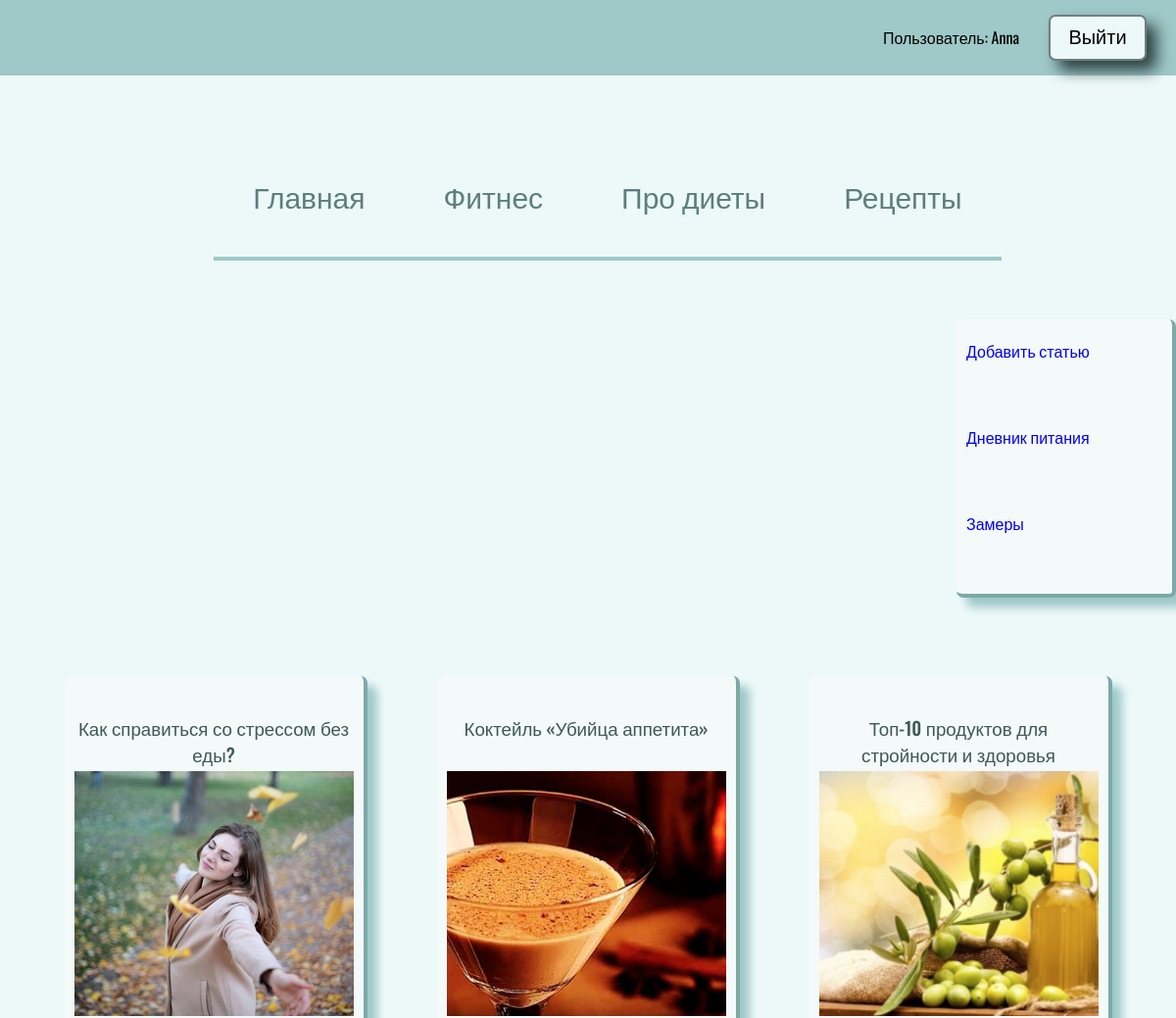
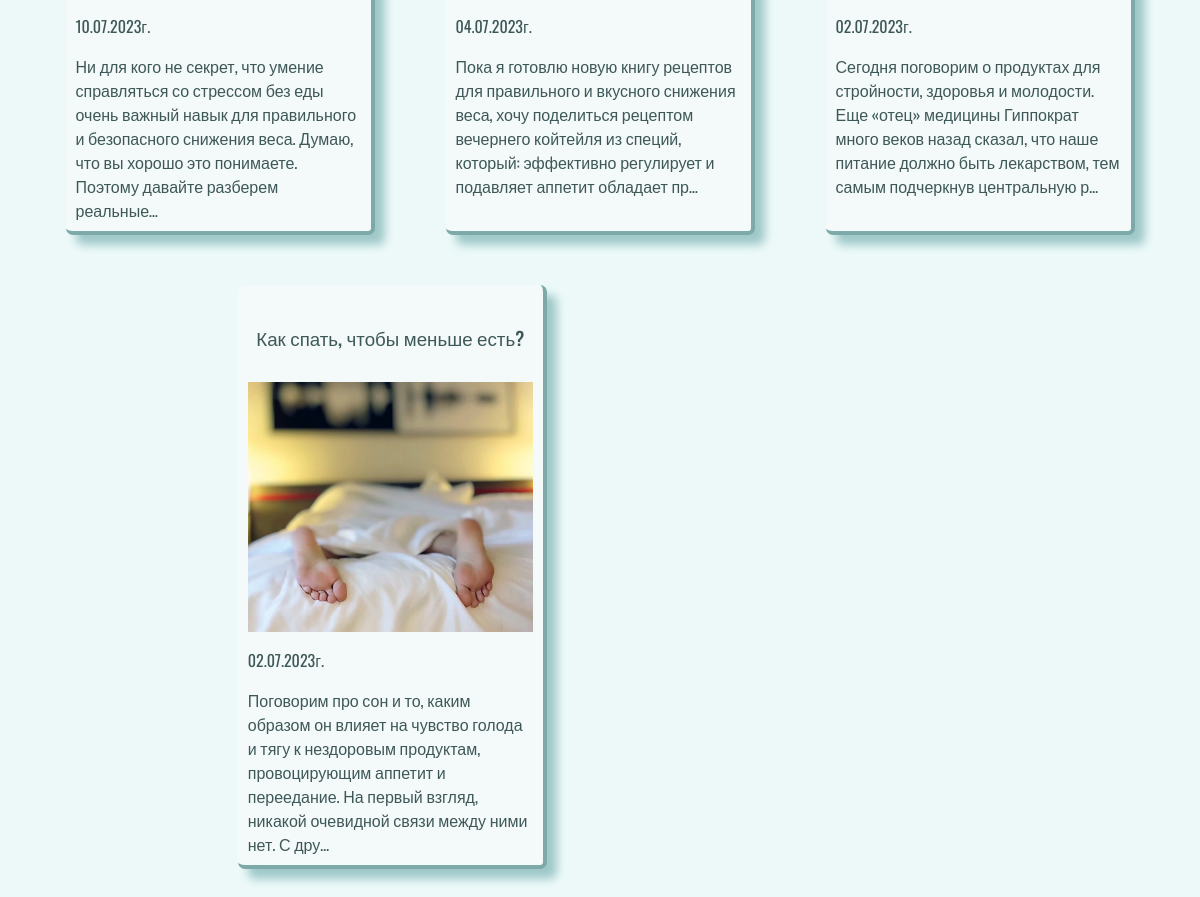
The app's page / (signed in) with its own data (2 pictures, top to bottom).
### food/models.py (models this page shows, shortened)
class Articles(models.Model):
    title = models.CharField(max_length=200)
    topics = models.ManyToManyField(Topic, blank=True)
    image = models.ImageField(upload_to='media/articles/', default='default.jpg')
    description = models.TextField()
    date = models.DateTimeField(auto_now_add=True)

### food/views.py (the view)
# urls.py: path('', views.index, name='index'),
def index(request):
    articles = Articles.objects.order_by("-date")
    context = {
        'articles': articles,
    }
    return render(request, 'food/index.html', context)

### food/templates/food/index.html (shortened to what this page needs)
{% extends 'food/base.html' %}
{% load static %}
{% block content %}
<div class="container">
{% for article in articles %}
    <div class="article"><a href="{% url 'detail' article.id %}" target="_blank">
        <h3>{{ article.title }}</h3>
        <div><img src="{{ article.image.url }}" alt=""></div>
        <p>{{ article.date | date:'d.m.Y' }}г.</p>
        <p>{{ article.description | truncatechars:200}}</p>
    </a>
    </div>
{% endfor %}
</div>
{% endblock %}

### food/templates/food/base.html (shortened to what this page needs)
<!DOCTYPE html>
{% load static %}
<html lang="en">
<head>
    <link rel="stylesheet" href="{% static 'css/style.css' %}">
</head>
<body>
{% block menu %}
<div class="but">
    {% if user.is_authenticated %}
    <p>Пользователь: {{ user.username|capfirst }}</p>
    <form action="{% url 'logoutuser' %}" method="post">
        <button class="btn">Выйти</button>
    </form>
    {% else %}
    <p class="edit"><a href="{% url 'authorisation' %}">Вход</a></p>
    <p class="edit"><a href="{% url 'registration' %}">Регистрация</a></p>
    {% endif %}
</div>
<ul class="menu">
  <li><a href="{% url 'index' %}">Главная</a></li>
  <li><a href="{% url 'fitness' %}">Фитнес</a></li>
  <li><a href="{% url 'diets' %}">Про диеты</a></li>
  <li><a href="{% url 'recipes' %}">Рецепты</a></li>
</ul>
{% endblock %}
{% block lk %}
{% if user.is_authenticated %}
<div class="article block">
        <div class="lk"><a href="{% url 'create-article' %}">Добавить статью</a></div>
        <div class="lk"><a href="#">Дневник питания</a></div>
        <div class="lk"><a href="#">Замеры</a></div>
</div>
{% endif %}
{% endblock %}
{% block content %}
{% endblock %}
</body>
</html>

### food/static/css/style.css (style rules this page uses)
body { padding: 0; margin: 0; font-family: 'Oswald', sans-serif; background-color: #edf9f9; }
.menu { display: flex; margin: 60px; font-size: 30px; flex-wrap: wrap; justify-content: center; box-sizing: border-box; }
.menu a { color:#5d7e7e; }
.menu li { padding: 40px; list-style: none; border-bottom: solid #9fc8c8 4px; }
a { text-decoration: none; }
.container { display: flex; margin: 30px; justify-content: space-around; flex-wrap: wrap; }
.article { margin-top: 50px; width: 25%; border: solid #7da9a9; border-width: 0 4px 4px 0; box-shadow: 10px 10px 10px #9fc8c8; background-color: #f4f9f9; border-radius: 7px; color:aliceblue; padding: 20px 10px 60px 10px; height: 500px; overflow: hidden; }
.article img { display: block; text-align: center; width: 100%; height: 250px; object-fit: cover; margin-bottom: 10px; }
.article p { color: #3e5858; max-height: 70px; font-weight: 400; }
.article h3 { color: #3e5858; height: 40px; text-align: center; font-weight: 500; }
.but { background-color: #9fc8c8; display: flex; justify-content: end; align-items: baseline; }
.btn { text-align: center; padding: 10px; margin: 15px 30px; font-weight: 400; font-size: 20px; border: 2px solid #2d4242a8; box-shadow: 10px 10px 15px #2d4242; border-radius: 7px; background-color: #edf9f9; width: 100px; }
.block { height: 200px; width: 200px; margin: 0 0 0 auto; display: flex; flex-direction: column; justify-content: space-between; }

### records on screen
Articles: title "Как справиться со стрессом без еды?", image (picture), date "10.07.2023", description "Ни для кого не секрет, что умение справляться со стрессом без еды очень важный навык для правильного и безопасного снижения веса. Думаю, что вы хорошо это понимаете. Поэтому давайте разберем реальные…"
Articles: title "Коктейль «Убийца аппетита»", image (picture), date "04.07.2023", description "Пока я готовлю новую книгу рецептов для правильного и вкусного снижения веса, хочу поделиться рецептом вечернего койтейля из специй, который: эффективно регулирует и подавляет аппетит обладает пр…"
Articles: title "Топ-10 продуктов для стройности и здоровья", image (picture), date "02.07.2023", description "Сегодня поговорим о продуктах для стройности, здоровья и молодости. Еще «отец» медицины Гиппократ много веков назад сказал, что наше питание должно быть лекарством, тем самым подчеркнув центральную р…"
Articles: title "Как спать, чтобы меньше есть?", image (picture), date "02.07.2023", description "Поговорим про сон и то, каким образом он влияет на чувство голода и тягу к нездоровым продуктам, провоцирующим аппетит и переедание. На первый взгляд, никакой очевидной связи между ними нет. С дру…"

### other values on screen
{{ user.username|capfirst }} "Anna"
